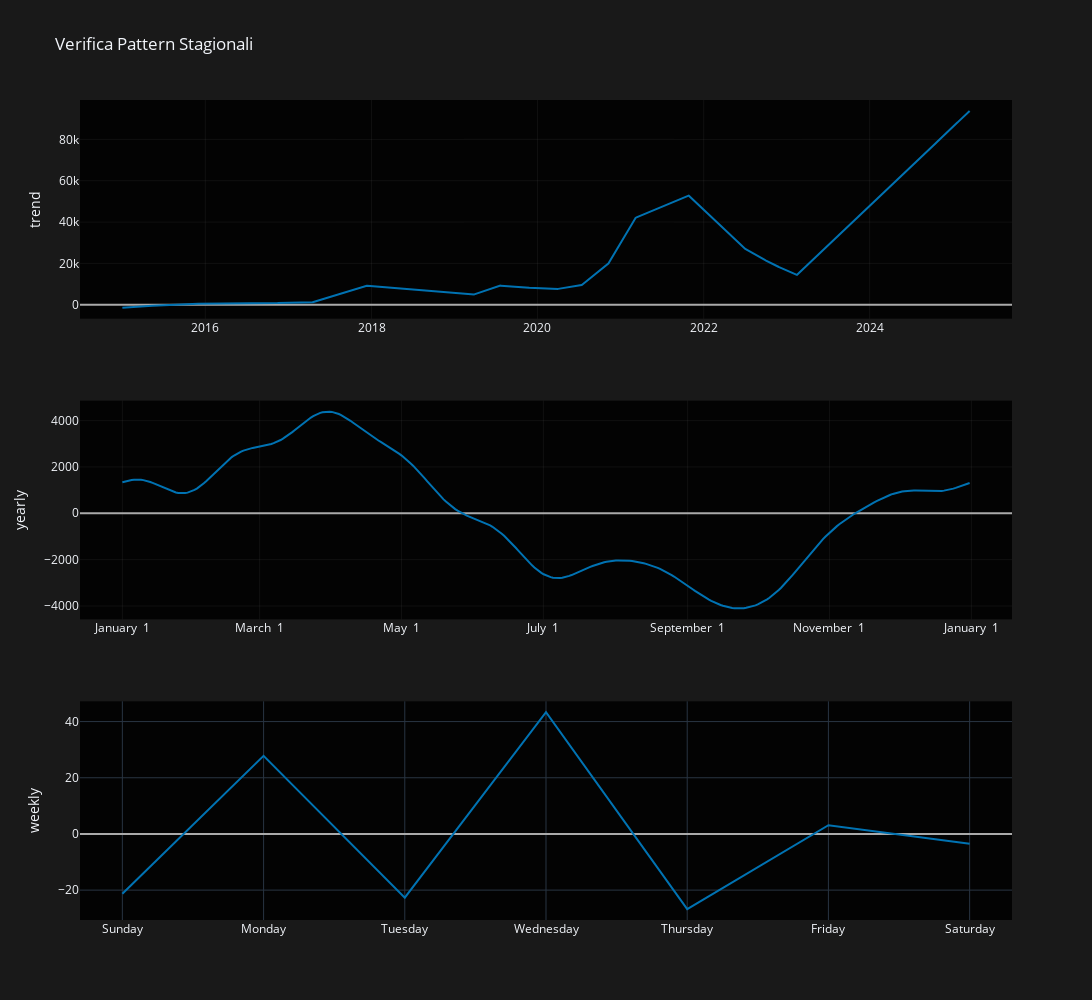

Source (notebook cell):
### Code cell
# Verifica Pattern Stagionali
fig2 = plot_components_plotly(m, forecast)

# Aggiorna il layout con tema dark
fig2.update_layout(
    title='Verifica Pattern Stagionali',
    width=1800,
    height=1000,
    template='plotly_dark',
    paper_bgcolor='rgba(0,0,0,0.9)',
    plot_bgcolor='rgba(0,0,0,0.9)'
)

# Determina il numero totale di subplot
n_rows = len(fig2.data) // 2 + (len(fig2.data) % 2)

# Applica le modifiche a tutti i subplot
for row in range(1, n_rows + 1):
    # Aggiorna la griglia per ogni subplot
    fig2.update_xaxes(
        showgrid=True,
        gridwidth=1,
        gridcolor='rgba(128,128,128,0.1)',
        row=row,
        col=1
    )
    fig2.update_yaxes(
        showgrid=True,
        gridwidth=1,
        gridcolor='rgba(128,128,128,0.1)',
        row=row,
        col=1
    )

# Aggiorna tutte le linee dello zero
for trace in fig2.data:
    if trace.name == 'zero':
        trace.line.color = 'rgba(255,255,255,0.2)'
        trace.line.dash = 'dash'  # Aggiunge anche uno stile tratteggiato per maggiore visibilità

fig2.show()

### Figure 1 — Plotly figure (JSON) as saved in the notebook; plotly's stock layout.template omitted (floating-point values rounded to 4 significant figures; data arrays with more than 128 entries replaced by an {"elided": "..."} marker saying what was removed)
{"data": [{"line": {"color": "#0072B2", "width": 2}, "mode": "lines", "name": "trend", "type": "scatter", "x": {"elided": "3728 str values"}, "xaxis": "x", "y": {"elided": "3728 float values"}, "yaxis": "y"}, {"line": {"color": "#0072B2", "width": 2}, "mode": "lines", "name": "yearly", "type": "scatter", "x": {"elided": "365 str values"}, "xaxis": "x2", "y": {"elided": "365 float values"}, "yaxis": "y2"}, {"line": {"color": "#0072B2", "width": 2}, "mode": "lines", "name": "weekly", "type": "scatter", "x": ["2017-01-01T00:00:00.000000000", "2017-01-02T00:00:00.000000000", "2017-01-03T00:00:00.000000000", "2017-01-04T00:00:00.000000000", "2017-01-05T00:00:00.000000000", "2017-01-06T00:00:00.000000000", "2017-01-07T00:00:00.000000000"], "xaxis": "x3", "y": [-21.29, 27.79, -22.68, 43.32, -26.75, 3.121, -3.506], "yaxis": "y3"}], "layout": {"height": 1000, "paper_bgcolor": "rgba(0,0,0,0.9)", "plot_bgcolor": "rgba(0,0,0,0.9)", "showlegend": false, "title": {"text": "Verifica Pattern Stagionali"}, "width": 1800, "xaxis": {"anchor": "y", "domain": [0, 1], "gridcolor": "rgba(128,128,128,0.1)", "gridwidth": 1, "range": ["2014-06-28T15:36:00", "2025-09-18T08:24:00"], "showgrid": true, "type": "date"}, "xaxis2": {"anchor": "y2", "domain": [0, 1], "gridcolor": "rgba(128,128,128,0.1)", "gridwidth": 1, "range": ["2016-12-13T18:54:02.958904115", "2018-01-18T11:04:57.863013581"], "showgrid": true, "tickformat": "%B %e", "type": "date"}, "xaxis3": {"anchor": "y3", "domain": [0, 1], "range": ["2016-12-31T16:48:00", "2017-01-07T07:12:00"], "tickformat": "%A", "type": "date"}, "yaxis": {"anchor": "x", "domain": [0.7333, 1], "gridcolor": "rgba(128,128,128,0.1)", "gridwidth": 1, "rangemode": "normal", "showgrid": true, "title": {"text": "trend"}, "zerolinecolor": "#AAA"}, "yaxis2": {"anchor": "x2", "domain": [0.3667, 0.6333], "gridcolor": "rgba(128,128,128,0.1)", "gridwidth": 1, "showgrid": true, "title": {"text": "yearly"}, "zerolinecolor": "#AAA"}, "yaxis3": {"anchor": "x3", "domain": [0, 0.2667], "title": {"text": "weekly"}, "zerolinecolor": "#AAA"}}}
